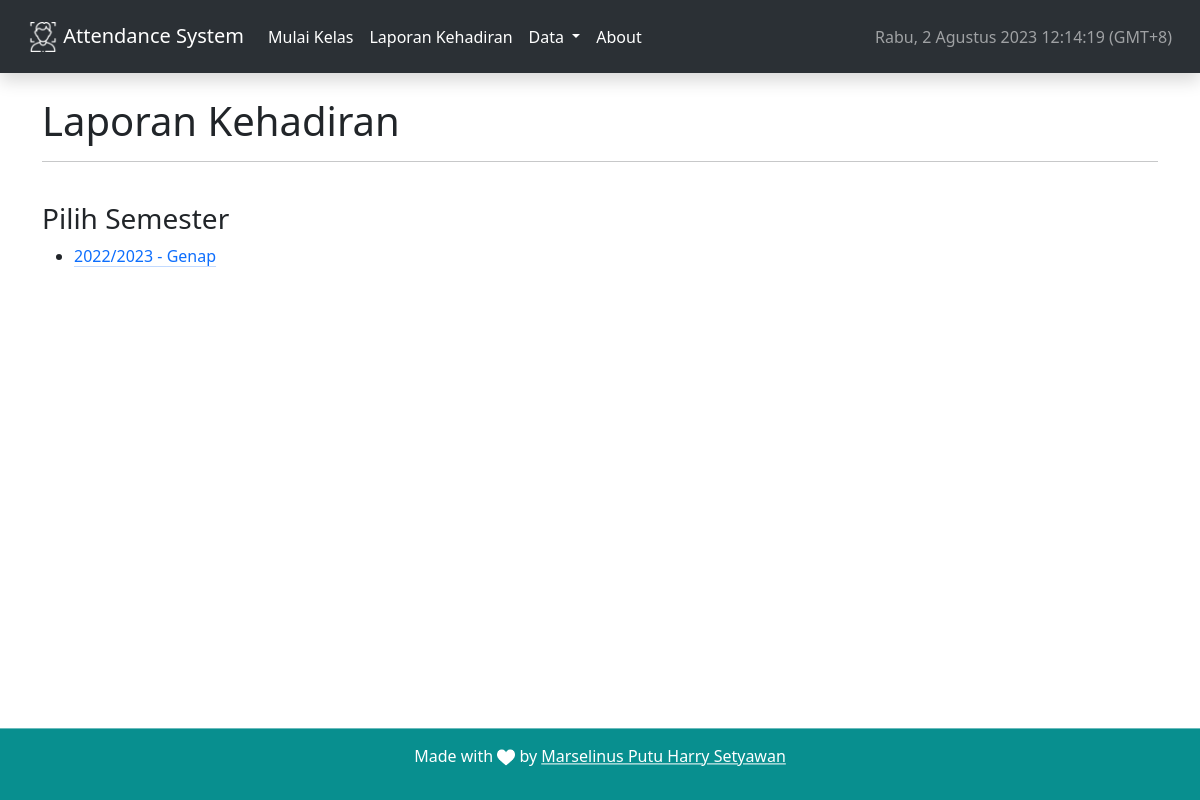
Screenshot of /laporan-kehadiran with the database file from the repository.
### sistempresensi/models.py (models this page shows, shortened)
class Matkul(db.Model):
    id = db.Column(db.Integer, primary_key=True)
    kode_matkul_group = db.Column(db.String(), unique=True, nullable=False)
    tahun_ajaran = db.Column(db.Integer, nullable=False)
    semester = db.Column(db.Integer, nullable=False)
    kode_matkul = db.Column(db.String(), nullable=False)
    group = db.Column(db.String(), nullable=False, default='A')
    nama_matkul = db.Column(db.String(), nullable=False)
    sks = db.Column(db.Integer, nullable=False)
    dosen = db.Column(db.BigInteger, db.ForeignKey('dosen.nip'), nullable=False)
    hari = db.Column(db.Integer)    # number of weekdays
    jam = db.Column(db.Time())
    ruang = db.Column(db.String)
    total_pertemuan = db.Column(db.Integer, nullable=False, default=0)
    created_at = db.Column(db.DateTime(timezone=True), nullable=False, server_default=func.now())
    data_dosen = db.relationship('Dosen', lazy=True)

### sistempresensi/routes.py (the view)
@app.route("/laporan-kehadiran")
def laporankehadiran1():
    datas = Matkul.query.group_by(Matkul.tahun_ajaran, Matkul.semester).order_by(Matkul.id.desc()).all()
    return render_template('laporankehadiran1.html', datas=datas, title="Laporan Kehadiran")

### sistempresensi/templates/laporankehadiran1.html
{% extends "base.html" %}
{% block content %}
<h1>Laporan Kehadiran</h1>
<hr><br>
<h3>Pilih Semester</h3>
<ul>
    {% for data in datas %}
    <li>
        {% set tahun_ajaran = data.tahun_ajaran|string %}
        <p><a class="link-primary link-offset-2 link-underline-opacity-25 link-underline-opacity-100-hover"
              href="{{ tahun_ajaran }}/{{ data.semester }}/">{{
            tahun_ajaran[:4] }}/{{ tahun_ajaran[4:] }} -
            {% if data.semester ==1 %}
            Ganjil
            {%else%}
            Genap
            {%endif%}</a></p>
    </li>
    {% endfor %}
</ul>
{% endblock content %}

### rows the page displays
Matkul: tahun_ajaran "2022", tahun_ajaran "2023", semester "Genap"
